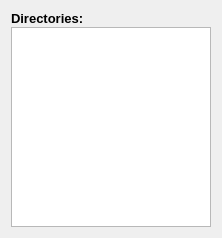
<?xml version="1.0" encoding="UTF-8"?>
<ui version="4.0">
 <class>Form</class>
 <widget class="QWidget" name="Form">
  <property name="geometry">
   <rect>
    <x>0</x>
    <y>0</y>
    <width>214</width>
    <height>228</height>
   </rect>
  </property>
  <property name="windowTitle">
   <string>Form</string>
  </property>
  <layout class="QHBoxLayout" name="horizontalLayout">
   <item>
    <layout class="QVBoxLayout" name="verticalLayout">
     <property name="spacing">
      <number>1</number>
     </property>
     <item>
      <widget class="QLabel" name="label">
       <property name="font">
        <font>
         <pointsize>10</pointsize>
         <weight>75</weight>
         <bold>true</bold>
        </font>
       </property>
       <property name="text">
        <string>Directories:</string>
       </property>
      </widget>
     </item>
     <item>
      <widget class="QTreeView" name="directory_tree">
       <property name="minimumSize">
        <size>
         <width>200</width>
         <height>200</height>
        </size>
       </property>
       <property name="sortingEnabled">
        <bool>true</bool>
       </property>
       <property name="animated">
        <bool>true</bool>
       </property>
       <property name="wordWrap">
        <bool>true</bool>
       </property>
      </widget>
     </item>
    </layout>
   </item>
  </layout>
 </widget>
 <resources/>
 <connections/>
</ui>
